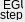
   <widget class="caFrame" name="caFrame_9">
    <property name="geometry">
     <rect>
      <x>231</x>
      <y>586</y>
      <width>25</width>
      <height>22</height>
     </rect>
    </property>
    <widget class="caLabel" name="caLabel_69">
     <property name="geometry">
      <rect>
       <x>3</x>
       <y>0</y>
       <width>20</width>
       <height>10</height>
      </rect>
     </property>
     <property name="frameShape">
      <enum>QFrame::NoFrame</enum>
     </property>
     <property name="text">
      <string>EGU</string>
     </property>
     <property name="alignment">
      <set>Qt::AlignAbsolute|Qt::AlignLeading|Qt::AlignLeft|Qt::AlignVCenter</set>
     </property>
     <property name="fontScaleMode">
      <enum>ESimpleLabel::Height</enum>
     </property>
     <property name="foreground">
      <color>
       <red>176</red>
       <green>176</green>
       <blue>176</blue>
      </color>
     </property>
     <property name="background">
      <color alpha="0">
       <red>0</red>
       <green>0</green>
       <blue>0</blue>
      </color>
     </property>
    </widget>
    <widget class="caLabel" name="caLabel_70">
     <property name="geometry">
      <rect>
       <x>0</x>
       <y>10</y>
       <width>24</width>
       <height>10</height>
      </rect>
     </property>
     <property name="frameShape">
      <enum>QFrame::NoFrame</enum>
     </property>
     <property name="text">
      <string>step</string>
     </property>
     <property name="alignment">
      <set>Qt::AlignAbsolute|Qt::AlignLeading|Qt::AlignLeft|Qt::AlignVCenter</set>
     </property>
     <property name="fontScaleMode">
      <enum>ESimpleLabel::Height</enum>
     </property>
     <property name="foreground">
      <color>
       <red>176</red>
       <green>176</green>
       <blue>176</blue>
      </color>
     </property>
     <property name="background">
      <color alpha="0">
       <red>0</red>
       <green>0</green>
       <blue>0</blue>
      </color>
     </property>
    </widget>
    <widget class="caPolyLine" name="caPolyLine_11">
     <property name="geometry">
      <rect>
       <x>1</x>
       <y>10</y>
       <width>22</width>
       <height>1</height>
      </rect>
     </property>
     <property name="foreground">
      <color>
       <red>0</red>
       <green>0</green>
       <blue>0</blue>
      </color>
     </property>
     <property name="linestyle" stdset="0">
      <enum>caPolyLine::Solid</enum>
     </property>
     <property name="lineColor">
      <color>
       <red>0</red>
       <green>0</green>
       <blue>0</blue>
      </color>
     </property>
     <property name="xyPairs" stdset="0">
      <string>0,0;22,0</string>
     </property>
     <property name="fillstyle" stdset="0">
      <enum>caPolyLine::Filled</enum>
     </property>
    </widget>
   </widget>
